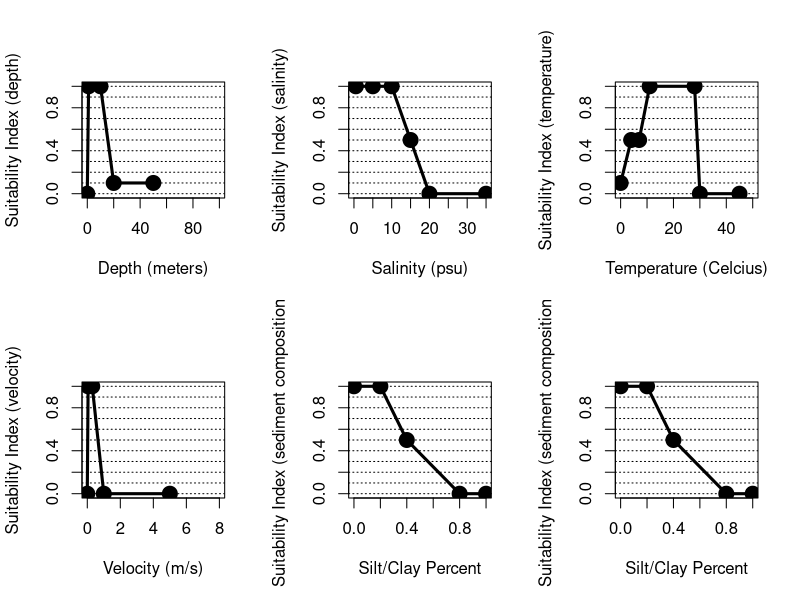
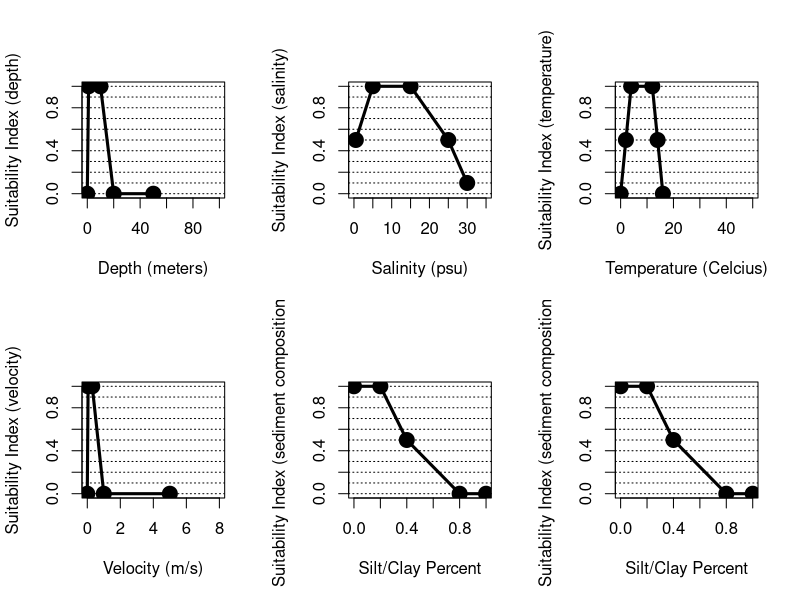

Source code (R) for these figures, in order:
## ---- chunk 1
#Create data frame with freshwater tidal submodel
americanshad.spawning <- data.frame(matrix(NA,nrow=7,ncol=12))
colnames(americanshad.spawning) <- c("depth","depth.SIV","salinity", "salinity.SIV", "temp.C", "temp.C.SIV","velocity","velocity.SIV","silt.clay.per","silt.clay.SIV","tubidity","turbidity.SIV")

americanshad.spawning$depth <- c(0,1,10,20,50,NA,NA)
americanshad.spawning$depth.SIV <- c(0,1,1,0.1,0.1,NA,NA)
americanshad.spawning$salinity <- c(0.5,5,10,15,20,35,NA)
americanshad.spawning$salinity.SIV <- c(1,1,1,0.5,0,0,NA)
americanshad.spawning$temp.C <- c(0,4,7,11,28,30,45)
americanshad.spawning$temp.C.SIV <- c(0.1,0.5,0.5,1,1,0,0)
americanshad.spawning$velocity <- c(0,0.05,0.3,1,5,NA,NA)
americanshad.spawning$velocity.SIV <- c(0,1,1,0,0,NA,NA)
americanshad.spawning$silt.clay.per <- c(0,0.2,0.4,0.8,1,NA,NA)
americanshad.spawning$silt.clay.SIV <- c(1,1,0.5,0,0,NA,NA)
americanshad.spawning$tubidity <- c(0,0.2,0.4,0.8,1,NA,NA)
americanshad.spawning$turbidity.SIV <- c(1,1,0.5,0,0,NA,NA)

##########
#Create summary figure for fresh.tid submodel
par(mfrow=c(2,3), cex=1.0)

  #Depth
  plot(americanshad.spawning$depth, americanshad.spawning$depth.SIV, xlim=c(0,100), ylim=c(0,1), type="l", xlab="Depth (meters)", ylab="Suitability Index (depth)")
  abline(h=seq(0,1,0.1), lty=3)
  points(americanshad.spawning$depth, americanshad.spawning$depth.SIV, pch=19, cex=2)
  lines(americanshad.spawning$depth, americanshad.spawning$depth.SIV, lwd=3)
  
  #salinity.
  plot(americanshad.spawning$salinity, americanshad.spawning$salinity.SIV, xlim=c(0,35), ylim=c(0,1), type="l",
       xlab="Salinity (psu)", ylab="Suitability Index (salinity)")
  abline(h=seq(0,1,0.1), lty=3)
  points(americanshad.spawning$salinity, americanshad.spawning$salinity.SIV, pch=19, cex=2)
  lines(americanshad.spawning$salinity, americanshad.spawning$salinity.SIV, lwd=3)
  
  #temperature
  plot(americanshad.spawning$temp.C, americanshad.spawning$temp.C.SIV, xlim=c(0,50), ylim=c(0,1), type="l",
       xlab="Temperature (Celcius)", ylab="Suitability Index (temperature)")
  abline(h=seq(0,1,0.1), lty=3)
  points(americanshad.spawning$temp.C, americanshad.spawning$temp.C.SIV, pch=19, cex=2)
  lines(americanshad.spawning$temp.C, americanshad.spawning$temp.C.SIV, lwd=3)
  
  #velocity
  plot(americanshad.spawning$velocity, americanshad.spawning$velocity.SIV, xlim=c(0,8), ylim=c(0,1), type="l",
       xlab="Velocity (m/s)", ylab="Suitability Index (velocity)")
  abline(h=seq(0,1,0.1), lty=3)
  points(americanshad.spawning$velocity, americanshad.spawning$velocity.SIV, pch=19, cex=2)
  lines(americanshad.spawning$velocity, americanshad.spawning$velocity.SIV, lwd=3)
  
  #silt/clay percentage
  plot(americanshad.spawning$silt.clay.per, americanshad.spawning$silt.clay.SIV, xlim=c(0,1), ylim=c(0,1), type="l",
       xlab="Silt/Clay Percent", ylab="Suitability Index (sediment composition)")
  abline(h=seq(0,1,0.1), lty=3)
  points(americanshad.spawning$silt.clay.per, americanshad.spawning$silt.clay.SIV, pch=19, cex=2)
  lines(americanshad.spawning$silt.clay.per, americanshad.spawning$silt.clay.SIV, lwd=3)
  
   #turbidity
  plot(americanshad.spawning$silt.clay.per, americanshad.spawning$silt.clay.SIV, xlim=c(0,1), ylim=c(0,1), type="l",
       xlab="Silt/Clay Percent", ylab="Suitability Index (sediment composition)")
  abline(h=seq(0,1,0.1), lty=3)
  points(americanshad.spawning$silt.clay.per, americanshad.spawning$silt.clay.SIV, pch=19, cex=2)
  lines(americanshad.spawning$silt.clay.per, americanshad.spawning$silt.clay.SIV, lwd=3)
## ---- chunk 2
#Create data frame with freshwater tidal submodel
americanshad.juv <- data.frame(matrix(NA,nrow=6,ncol=12))
colnames(americanshad.juv) <- c("depth","depth.SIV","salinity", "salinity.SIV", "temp.C", "temp.C.SIV","velocity","velocity.SIV","silt.clay.per","silt.clay.SIV","tubidity","turbidity.SIV")

americanshad.juv$depth <- c(0,1,10,20,50,NA)
americanshad.juv$depth.SIV <- c(0,1,1,0,0,NA)
americanshad.juv$salinity <- c(0.5,5,15,25,30,NA)
americanshad.juv$salinity.SIV <- c(0.5,1,1,0.5,0.1,NA)
americanshad.juv$temp.C <- c(0,2,4,12,14,16)
americanshad.juv$temp.C.SIV <- c(0,0.5,1,1,0.5,0)
americanshad.juv$velocity <- c(0,0.05,0.3,1,5,NA)
americanshad.juv$velocity.SIV <- c(0,1,1,0,0,NA)
americanshad.juv$silt.clay.per <- c(0,0.2,0.4,0.8,1,NA)
americanshad.juv$silt.clay.SIV <- c(1,1,0.5,0,0,NA)
americanshad.juv$tubidity <- c(0,0.2,0.4,0.8,1,NA)
americanshad.juv$turbidity.SIV <- c(1,1,0.5,0,0,NA)

##########
#Create summary figure for fresh.tid submodel
par(mfrow=c(2,3), cex=1.0)

  #Depth
  plot(americanshad.juv$depth, americanshad.juv$depth.SIV, xlim=c(0,100), ylim=c(0,1), type="l", xlab="Depth (meters)", ylab="Suitability Index (depth)")
  abline(h=seq(0,1,0.1), lty=3)
  points(americanshad.juv$depth, americanshad.juv$depth.SIV, pch=19, cex=2)
  lines(americanshad.juv$depth, americanshad.juv$depth.SIV, lwd=3)
  
  #salinity.
  plot(americanshad.juv$salinity, americanshad.juv$salinity.SIV, xlim=c(0,35), ylim=c(0,1), type="l",
       xlab="Salinity (psu)", ylab="Suitability Index (salinity)")
  abline(h=seq(0,1,0.1), lty=3)
  points(americanshad.juv$salinity, americanshad.juv$salinity.SIV, pch=19, cex=2)
  lines(americanshad.juv$salinity, americanshad.juv$salinity.SIV, lwd=3)
  
  #temperature
  plot(americanshad.juv$temp.C, americanshad.juv$temp.C.SIV, xlim=c(0,50), ylim=c(0,1), type="l",
       xlab="Temperature (Celcius)", ylab="Suitability Index (temperature)")
  abline(h=seq(0,1,0.1), lty=3)
  points(americanshad.juv$temp.C, americanshad.juv$temp.C.SIV, pch=19, cex=2)
  lines(americanshad.juv$temp.C, americanshad.juv$temp.C.SIV, lwd=3)
  
  #velocity
  plot(americanshad.juv$velocity, americanshad.juv$velocity.SIV, xlim=c(0,8), ylim=c(0,1), type="l",
       xlab="Velocity (m/s)", ylab="Suitability Index (velocity)")
  abline(h=seq(0,1,0.1), lty=3)
  points(americanshad.juv$velocity, americanshad.juv$velocity.SIV, pch=19, cex=2)
  lines(americanshad.juv$velocity, americanshad.juv$velocity.SIV, lwd=3)
  
  #silt/clay percentage
  plot(americanshad.juv$silt.clay.per, americanshad.juv$silt.clay.SIV, xlim=c(0,1), ylim=c(0,1), type="l",
       xlab="Silt/Clay Percent", ylab="Suitability Index (sediment composition)")
  abline(h=seq(0,1,0.1), lty=3)
  points(americanshad.juv$silt.clay.per, americanshad.juv$silt.clay.SIV, pch=19, cex=2)
  lines(americanshad.juv$silt.clay.per, americanshad.juv$silt.clay.SIV, lwd=3)
  
   #turbidity
  plot(americanshad.juv$silt.clay.per, americanshad.juv$silt.clay.SIV, xlim=c(0,1), ylim=c(0,1), type="l",
       xlab="Silt/Clay Percent", ylab="Suitability Index (sediment composition)")
  abline(h=seq(0,1,0.1), lty=3)
  points(americanshad.juv$silt.clay.per, americanshad.juv$silt.clay.SIV, pch=19, cex=2)
  lines(americanshad.juv$silt.clay.per, americanshad.juv$silt.clay.SIV, lwd=3)
